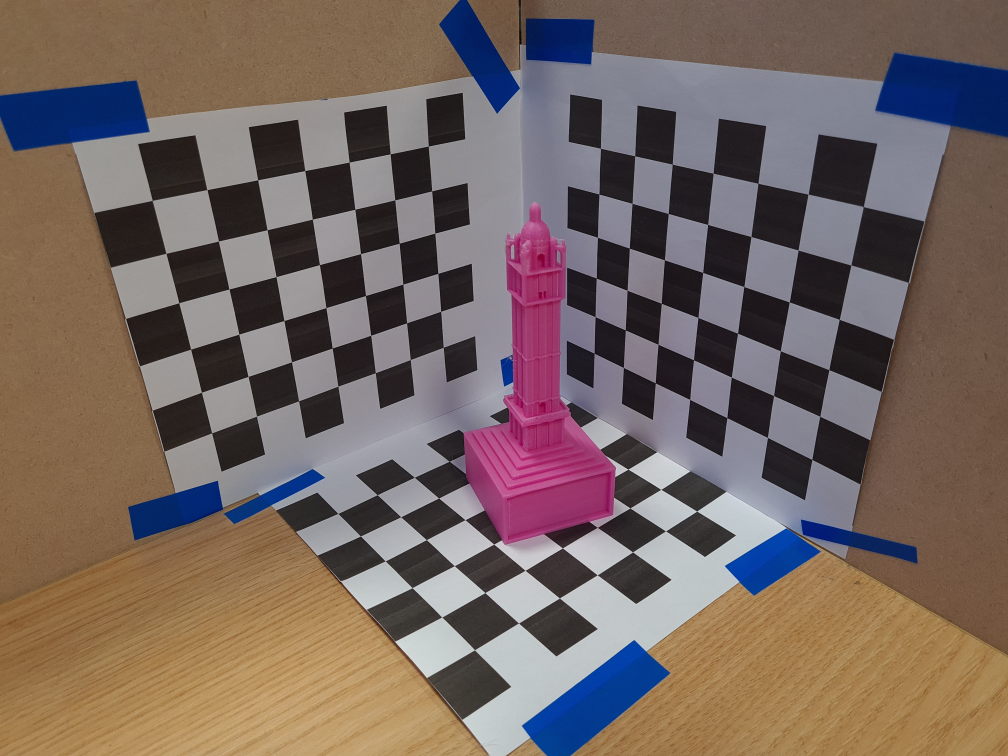
%> input picture Matlab/20210204_160141.jpg, 4032 x 3024 px (shown at 1/4 size)
$ octave fundamental.m   (GNU Octave 9; MATLAB toolbox functions it lacks are replaced by stand-ins)
%> lines starting %> are read from the running program, lines starting %| are printed output that depends on the picture
clear all;

I1 = rgb2gray(imread('20210204_160141.jpg'));
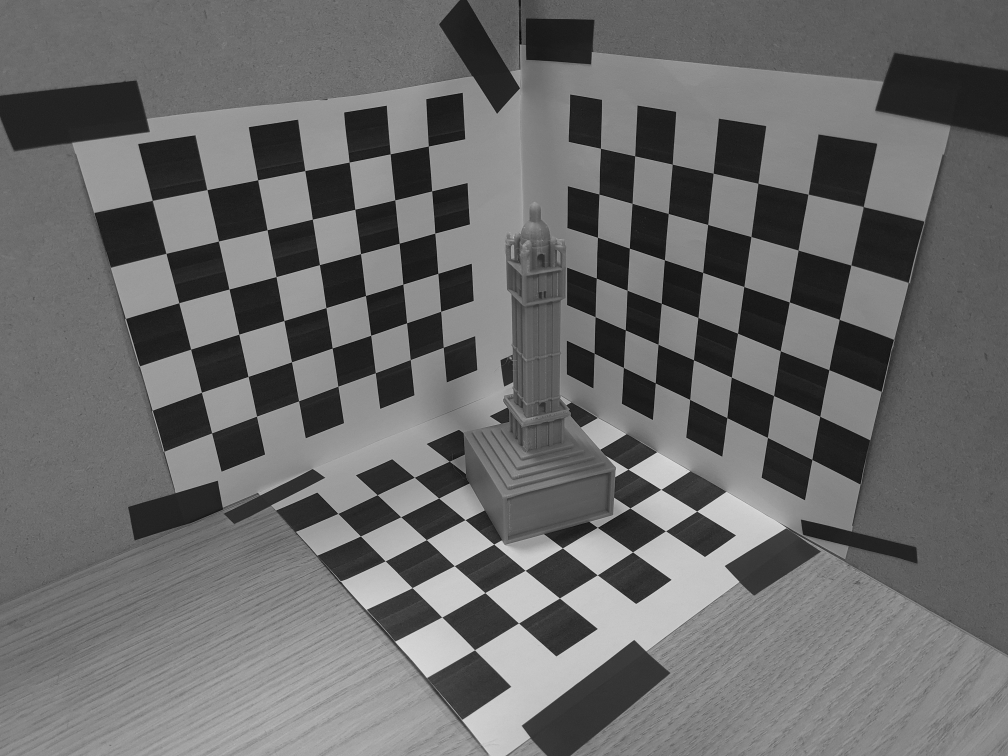
%> I1: size 3024x4032 uint8 (shown at 1/4 size); min 1, max 233, mean 106.6
I2 = rgb2gray(imread('20210204_160143.jpg'));
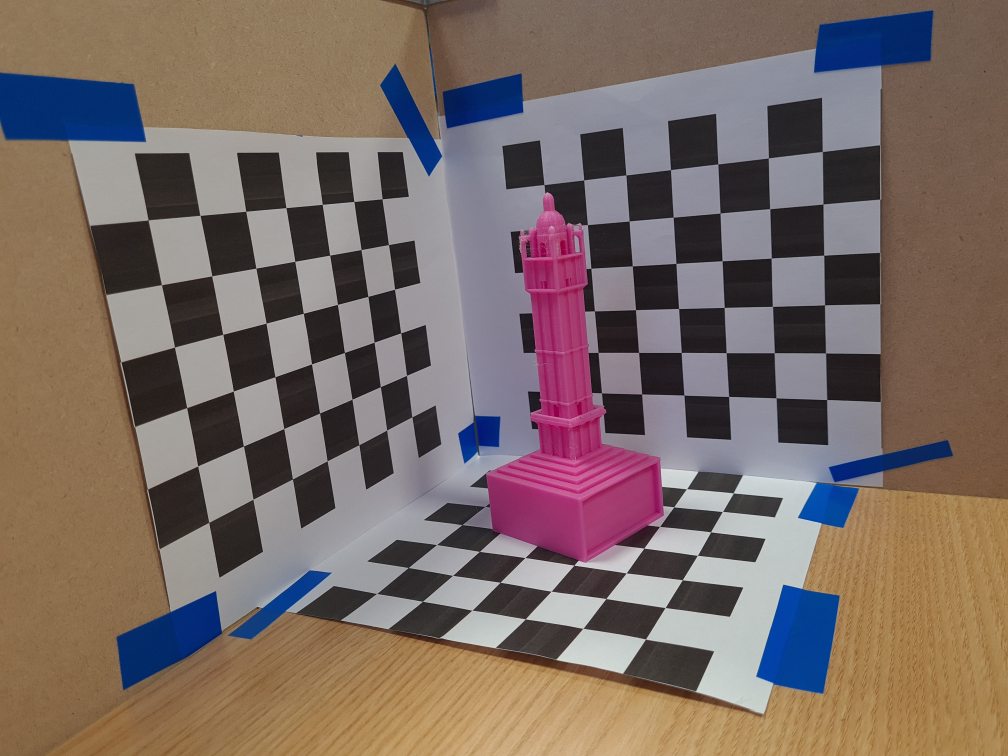
%> input picture Matlab/20210204_160143.jpg, 4032 x 3024 px (shown at 1/4 size)
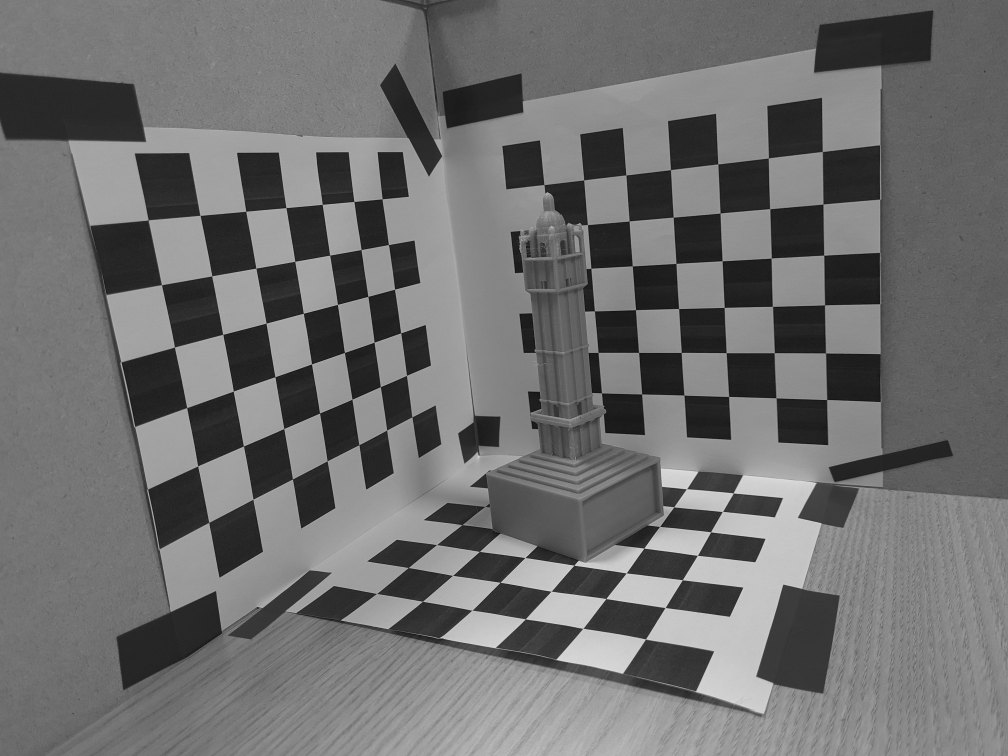
%> I2: size 3024x4032 uint8 (shown at 1/4 size); min 1, max 234, mean 111

%Points were obtained manually
x = load('savePointsA.mat');
x = x.fixedPoints
y = load('savePointsB.mat');
y = y.movingPoints

% [16 lines of commented-out code are left out]

%> (the run ends here)
